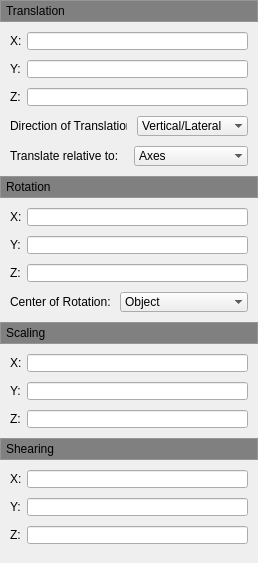
           <widget class="QWidget" name="scrollAreaWidgetContents_5">
            <property name="geometry">
             <rect>
              <x>0</x>
              <y>0</y>
              <width>258</width>
              <height>563</height>
             </rect>
            </property>
            <layout class="QVBoxLayout" name="verticalLayout_8">
             <property name="spacing">
              <number>0</number>
             </property>
             <property name="leftMargin">
              <number>0</number>
             </property>
             <property name="topMargin">
              <number>0</number>
             </property>
             <property name="rightMargin">
              <number>0</number>
             </property>
             <property name="bottomMargin">
              <number>0</number>
             </property>
             <item>
              <widget class="QFrame" name="verticalFrameTranslation">
               <property name="sizePolicy">
                <sizepolicy hsizetype="Preferred" vsizetype="Preferred">
                 <horstretch>0</horstretch>
                 <verstretch>0</verstretch>
                </sizepolicy>
               </property>
               <property name="styleSheet">
                <string notr="true">background-color:rgb(191,193,194)</string>
               </property>
               <property name="frameShape">
                <enum>QFrame::StyledPanel</enum>
               </property>
               <layout class="QVBoxLayout" name="verticalLayout_4">
                <property name="leftMargin">
                 <number>0</number>
                </property>
                <property name="topMargin">
                 <number>0</number>
                </property>
                <property name="rightMargin">
                 <number>0</number>
                </property>
                <property name="bottomMargin">
                 <number>0</number>
                </property>
                <item>
                 <widget class="QPushButton" name="m_pPushButtonTranslation">
                  <property name="enabled">
                   <bool>true</bool>
                  </property>
                  <property name="sizePolicy">
                   <sizepolicy hsizetype="Expanding" vsizetype="Fixed">
                    <horstretch>0</horstretch>
                    <verstretch>0</verstretch>
                   </sizepolicy>
                  </property>
                  <property name="minimumSize">
                   <size>
                    <width>0</width>
                    <height>20</height>
                   </size>
                  </property>
                  <property name="maximumSize">
                   <size>
                    <width>16777215</width>
                    <height>20</height>
                   </size>
                  </property>
                  <property name="cursor">
                   <cursorShape>ArrowCursor</cursorShape>
                  </property>
                  <property name="mouseTracking">
                   <bool>true</bool>
                  </property>
                  <property name="focusPolicy">
                   <enum>Qt::NoFocus</enum>
                  </property>
                  <property name="autoFillBackground">
                   <bool>false</bool>
                  </property>
                  <property name="styleSheet">
                   <string notr="true">QPushButton {
	background-color: gray;
	border: 0px;
	border-radius: 0px;
	text-align: left;
	padding-left: 5px;
}
</string>
                  </property>
                  <property name="text">
                   <string>Translation</string>
                  </property>
                  <property name="iconSize">
                   <size>
                    <width>10</width>
                    <height>10</height>
                   </size>
                  </property>
                  <property name="checkable">
                   <bool>true</bool>
                  </property>
                  <property name="checked">
                   <bool>true</bool>
                  </property>
                  <property name="flat">
                   <bool>true</bool>
                  </property>
                 </widget>
                </item>
               </layout>
              </widget>
             </item>
             <item>
              <widget class="QWidget" name="m_pTranslationWidget" native="true">
               <layout class="QFormLayout" name="formLayout_6">
                <property name="fieldGrowthPolicy">
                 <enum>QFormLayout::AllNonFixedFieldsGrow</enum>
                </property>
                <property name="horizontalSpacing">
                 <number>5</number>
                </property>
                <property name="verticalSpacing">
                 <number>10</number>
                </property>
                <property name="leftMargin">
                 <number>10</number>
                </property>
                <property name="topMargin">
                 <number>10</number>
                </property>
                <property name="rightMargin">
                 <number>10</number>
                </property>
                <property name="bottomMargin">
                 <number>10</number>
                </property>
                <item row="0" column="0">
                 <widget class="QLabel" name="label_27">
                  <property name="text">
                   <string>X:</string>
                  </property>
                 </widget>
                </item>
                <item row="0" column="1">
                 <widget class="QLineEdit" name="m_p_LineEdit_TranslateX">
                  <property name="maximumSize">
                   <size>
                    <width>1000</width>
                    <height>18</height>
                   </size>
                  </property>
                 </widget>
                </item>
                <item row="1" column="0">
                 <widget class="QLabel" name="label_28">
                  <property name="text">
                   <string>Y:</string>
                  </property>
                 </widget>
                </item>
                <item row="2" column="0">
                 <widget class="QLabel" name="label_29">
                  <property name="text">
                   <string>Z:</string>
                  </property>
                 </widget>
                </item>
                <item row="2" column="1">
                 <widget class="QLineEdit" name="m_p_LineEdit_TranslateZ">
                  <property name="maximumSize">
                   <size>
                    <width>1000</width>
                    <height>18</height>
                   </size>
                  </property>
                  <property name="inputMask">
                   <string/>
                  </property>
                  <property name="placeholderText">
                   <string/>
                  </property>
                  <property name="cursorMoveStyle">
                   <enum>Qt::LogicalMoveStyle</enum>
                  </property>
                 </widget>
                </item>
                <item row="3" column="0" colspan="2">
                 <layout class="QHBoxLayout" name="horizontalLayout_3">
                  <property name="spacing">
                   <number>10</number>
                  </property>
                  <property name="leftMargin">
                   <number>0</number>
                  </property>
                  <property name="rightMargin">
                   <number>0</number>
                  </property>
                  <property name="bottomMargin">
                   <number>0</number>
                  </property>
                  <item>
                   <widget class="QLabel" name="label_2">
                    <property name="sizePolicy">
                     <sizepolicy hsizetype="Fixed" vsizetype="Expanding">
                      <horstretch>0</horstretch>
                      <verstretch>0</verstretch>
                     </sizepolicy>
                    </property>
                    <property name="maximumSize">
                     <size>
                      <width>117</width>
                      <height>21</height>
                     </size>
                    </property>
                    <property name="text">
                     <string>Direction of Translation:</string>
                    </property>
                    <property name="buddy">
                     <cstring>m_pTranslationWidget</cstring>
                    </property>
                   </widget>
                  </item>
                  <item>
                   <widget class="QComboBox" name="m_p_ComboBox_DirectionOfTranslation">
                    <property name="frame">
                     <bool>false</bool>
                    </property>
                    <item>
                     <property name="text">
                      <string>Vertical/Lateral</string>
                     </property>
                    </item>
                    <item>
                     <property name="text">
                      <string>Vertical</string>
                     </property>
                    </item>
                    <item>
                     <property name="text">
                      <string>Lateral</string>
                     </property>
                    </item>
                    <item>
                     <property name="text">
                      <string>Longitudinal</string>
                     </property>
                    </item>
                   </widget>
                  </item>
                 </layout>
                </item>
                <item row="4" column="0" colspan="2">
                 <layout class="QHBoxLayout" name="horizontalLayout_13">
                  <property name="spacing">
                   <number>10</number>
                  </property>
                  <property name="leftMargin">
                   <number>0</number>
                  </property>
                  <property name="rightMargin">
                   <number>0</number>
                  </property>
                  <property name="bottomMargin">
                   <number>0</number>
                  </property>
                  <item>
                   <widget class="QLabel" name="label_5">
                    <property name="sizePolicy">
                     <sizepolicy hsizetype="Fixed" vsizetype="Expanding">
                      <horstretch>0</horstretch>
                      <verstretch>0</verstretch>
                     </sizepolicy>
                    </property>
                    <property name="maximumSize">
                     <size>
                      <width>117</width>
                      <height>21</height>
                     </size>
                    </property>
                    <property name="text">
                     <string>Translate relative to:</string>
                    </property>
                    <property name="buddy">
                     <cstring>m_pTranslationWidget</cstring>
                    </property>
                   </widget>
                  </item>
                  <item>
                   <widget class="QComboBox" name="m_p_ComboBox_TranslateRelativeTo">
                    <property name="frame">
                     <bool>false</bool>
                    </property>
                    <item>
                     <property name="text">
                      <string>Axes</string>
                     </property>
                    </item>
                    <item>
                     <property name="text">
                      <string>Display</string>
                     </property>
                    </item>
                   </widget>
                  </item>
                 </layout>
                </item>
                <item row="1" column="1">
                 <widget class="QLineEdit" name="m_p_LineEdit_TranslateY">
                  <property name="maximumSize">
                   <size>
                    <width>1000</width>
                    <height>18</height>
                   </size>
                  </property>
                 </widget>
                </item>
               </layout>
              </widget>
             </item>
             <item>
              <widget class="QFrame" name="verticalFrameRotation">
               <property name="styleSheet">
                <string notr="true">background-color:rgb(191,193,194)</string>
               </property>
               <property name="frameShape">
                <enum>QFrame::StyledPanel</enum>
               </property>
               <layout class="QVBoxLayout" name="verticalLayout_5">
                <property name="leftMargin">
                 <number>0</number>
                </property>
                <property name="topMargin">
                 <number>0</number>
                </property>
                <property name="rightMargin">
                 <number>0</number>
                </property>
                <property name="bottomMargin">
                 <number>0</number>
                </property>
                <item>
                 <widget class="QPushButton" name="m_pPushButtonRotation">
                  <property name="enabled">
                   <bool>true</bool>
                  </property>
                  <property name="sizePolicy">
                   <sizepolicy hsizetype="Expanding" vsizetype="Fixed">
                    <horstretch>0</horstretch>
                    <verstretch>0</verstretch>
                   </sizepolicy>
                  </property>
                  <property name="minimumSize">
                   <size>
                    <width>0</width>
                    <height>20</height>
                   </size>
                  </property>
                  <property name="maximumSize">
                   <size>
                    <width>16777215</width>
                    <height>20</height>
                   </size>
                  </property>
                  <property name="focusPolicy">
                   <enum>Qt::NoFocus</enum>
                  </property>
                  <property name="autoFillBackground">
                   <bool>false</bool>
                  </property>
                  <property name="styleSheet">
                   <string notr="true">QPushButton {
    background-color:gray;
	border: 0px;
	border-radius: 0px;
	text-align: left;
	padding-left: 5px;
}
</string>
                  </property>
                  <property name="text">
                   <string>Rotation</string>
                  </property>
                  <property name="iconSize">
                   <size>
                    <width>10</width>
                    <height>10</height>
                   </size>
                  </property>
                  <property name="checkable">
                   <bool>true</bool>
                  </property>
                  <property name="checked">
                   <bool>true</bool>
                  </property>
                  <property name="flat">
                   <bool>true</bool>
                  </property>
                 </widget>
                </item>
               </layout>
              </widget>
             </item>
             <item>
              <widget class="QWidget" name="m_pRotationWidget" native="true">
               <layout class="QFormLayout" name="formLayout_7">
                <property name="fieldGrowthPolicy">
                 <enum>QFormLayout::AllNonFixedFieldsGrow</enum>
                </property>
                <property name="horizontalSpacing">
                 <number>5</number>
                </property>
                <property name="verticalSpacing">
                 <number>10</number>
                </property>
                <property name="leftMargin">
                 <number>10</number>
                </property>
                <property name="topMargin">
                 <number>10</number>
                </property>
                <property name="rightMargin">
                 <number>10</number>
                </property>
                <property name="bottomMargin">
                 <number>10</number>
                </property>
                <item row="0" column="0">
                 <widget class="QLabel" name="label_43">
                  <property name="text">
                   <string>X:</string>
                  </property>
                 </widget>
                </item>
                <item row="0" column="1">
                 <widget class="QLineEdit" name="m_p_LineEdit_RotationX">
                  <property name="maximumSize">
                   <size>
                    <width>1000</width>
                    <height>18</height>
                   </size>
                  </property>
                 </widget>
                </item>
                <item row="1" column="0">
                 <widget class="QLabel" name="label_46">
                  <property name="text">
                   <string>Y:</string>
                  </property>
                 </widget>
                </item>
                <item row="1" column="1">
                 <widget class="QLineEdit" name="m_p_LineEdit_RotationY">
                  <property name="maximumSize">
                   <size>
                    <width>1000</width>
                    <height>18</height>
                   </size>
                  </property>
                 </widget>
                </item>
                <item row="2" column="0">
                 <widget class="QLabel" name="label_47">
                  <property name="text">
                   <string>Z:</string>
                  </property>
                 </widget>
                </item>
                <item row="2" column="1">
                 <widget class="QLineEdit" name="m_p_LineEdit_RotationZ">
                  <property name="maximumSize">
                   <size>
                    <width>1000</width>
                    <height>18</height>
                   </size>
                  </property>
                  <property name="inputMask">
                   <string/>
                  </property>
                  <property name="placeholderText">
                   <string/>
                  </property>
                  <property name="cursorMoveStyle">
                   <enum>Qt::LogicalMoveStyle</enum>
                  </property>
                 </widget>
                </item>
                <item row="3" column="0" colspan="2">
                 <layout class="QHBoxLayout" name="horizontalLayout_2">
                  <property name="spacing">
                   <number>10</number>
                  </property>
                  <property name="leftMargin">
                   <number>0</number>
                  </property>
                  <property name="rightMargin">
                   <number>0</number>
                  </property>
                  <property name="bottomMargin">
                   <number>0</number>
                  </property>
                  <item>
                   <widget class="QLabel" name="label">
                    <property name="sizePolicy">
                     <sizepolicy hsizetype="Fixed" vsizetype="Expanding">
                      <horstretch>0</horstretch>
                      <verstretch>0</verstretch>
                     </sizepolicy>
                    </property>
                    <property name="maximumSize">
                     <size>
                      <width>100</width>
                      <height>21</height>
                     </size>
                    </property>
                    <property name="text">
                     <string>Center of Rotation:</string>
                    </property>
                   </widget>
                  </item>
                  <item>
                   <widget class="QComboBox" name="comboBox_4">
                    <property name="frame">
                     <bool>false</bool>
                    </property>
                    <item>
                     <property name="text">
                      <string>Object</string>
                     </property>
                    </item>
                    <item>
                     <property name="text">
                      <string>Scene</string>
                     </property>
                    </item>
                   </widget>
                  </item>
                 </layout>
                </item>
               </layout>
              </widget>
             </item>
             <item>
              <widget class="QFrame" name="verticalFrameScaling">
               <property name="styleSheet">
                <string notr="true">background-color:rgb(191,193,194)</string>
               </property>
               <property name="frameShape">
                <enum>QFrame::StyledPanel</enum>
               </property>
               <layout class="QVBoxLayout" name="verticalLayout_10">
                <property name="leftMargin">
                 <number>0</number>
                </property>
                <property name="topMargin">
                 <number>0</number>
                </property>
                <property name="rightMargin">
                 <number>0</number>
                </property>
                <property name="bottomMargin">
                 <number>0</number>
                </property>
                <item>
                 <widget class="QPushButton" name="m_pPushButtonScaling">
                  <property name="enabled">
                   <bool>true</bool>
                  </property>
                  <property name="sizePolicy">
                   <sizepolicy hsizetype="Expanding" vsizetype="Fixed">
                    <horstretch>0</horstretch>
                    <verstretch>0</verstretch>
                   </sizepolicy>
                  </property>
                  <property name="minimumSize">
                   <size>
                    <width>0</width>
                    <height>20</height>
                   </size>
                  </property>
                  <property name="maximumSize">
                   <size>
                    <width>16777215</width>
                    <height>20</height>
                   </size>
                  </property>
                  <property name="focusPolicy">
                   <enum>Qt::NoFocus</enum>
                  </property>
                  <property name="autoFillBackground">
                   <bool>false</bool>
                  </property>
                  <property name="styleSheet">
                   <string notr="true">QPushButton {
    background-color: gray;
	border: 0px;
	border-radius: 0px;
	text-align: left;
	padding-left: 5px;
}
</string>
                  </property>
                  <property name="text">
                   <string>Scaling</string>
                  </property>
                  <property name="iconSize">
                   <size>
                    <width>10</width>
                    <height>10</height>
                   </size>
                  </property>
                  <property name="checkable">
                   <bool>true</bool>
                  </property>
                  <property name="checked">
                   <bool>true</bool>
                  </property>
                  <property name="autoExclusive">
                   <bool>true</bool>
                  </property>
                  <property name="flat">
                   <bool>true</bool>
                  </property>
                 </widget>
                </item>
               </layout>
              </widget>
             </item>
             <item>
              <widget class="QWidget" name="m_pScalingWidget" native="true">
               <layout class="QFormLayout" name="formLayout_11">
                <property name="fieldGrowthPolicy">
                 <enum>QFormLayout::AllNonFixedFieldsGrow</enum>
                </property>
                <property name="horizontalSpacing">
                 <number>5</number>
                </property>
                <property name="verticalSpacing">
                 <number>10</number>
                </property>
                <property name="leftMargin">
                 <number>10</number>
                </property>
                <property name="topMargin">
                 <number>10</number>
                </property>
                <property name="rightMargin">
                 <number>10</number>
                </property>
                <property name="bottomMargin">
                 <number>10</number>
                </property>
                <item row="0" column="0">
                 <widget class="QLabel" name="label_49">
                  <property name="text">
                   <string>X:</string>
                  </property>
                 </widget>
                </item>
                <item row="0" column="1">
                 <widget class="QLineEdit" name="m_p_LineEdit_ScalingX">
                  <property name="maximumSize">
                   <size>
                    <width>1000</width>
                    <height>18</height>
                   </size>
                  </property>
                 </widget>
                </item>
                <item row="1" column="0">
                 <widget class="QLabel" name="label_50">
                  <property name="text">
                   <string>Y:</string>
                  </property>
                 </widget>
                </item>
                <item row="1" column="1">
                 <widget class="QLineEdit" name="m_p_LineEdit_ScalingY">
                  <property name="sizePolicy">
                   <sizepolicy hsizetype="Expanding" vsizetype="Fixed">
                    <horstretch>0</horstretch>
                    <verstretch>0</verstretch>
                   </sizepolicy>
                  </property>
                  <property name="maximumSize">
                   <size>
                    <width>1000</width>
                    <height>18</height>
                   </size>
                  </property>
                 </widget>
                </item>
                <item row="2" column="0">
                 <widget class="QLabel" name="label_51">
                  <property name="text">
                   <string>Z:</string>
                  </property>
                 </widget>
                </item>
                <item row="2" column="1">
                 <widget class="QLineEdit" name="m_p_LineEdit_ScalingZ">
                  <property name="maximumSize">
                   <size>
                    <width>1000</width>
                    <height>18</height>
                   </size>
                  </property>
                  <property name="inputMask">
                   <string/>
                  </property>
                  <property name="placeholderText">
                   <string/>
                  </property>
                  <property name="cursorMoveStyle">
                   <enum>Qt::LogicalMoveStyle</enum>
                  </property>
                 </widget>
                </item>
               </layout>
              </widget>
             </item>
             <item>
              <widget class="QFrame" name="verticalFrameShearing">
               <property name="styleSheet">
                <string notr="true">background-color:rgb(191,193,194)</string>
               </property>
               <property name="frameShape">
                <enum>QFrame::StyledPanel</enum>
               </property>
               <layout class="QVBoxLayout" name="verticalLayout_12">
                <property name="leftMargin">
                 <number>0</number>
                </property>
                <property name="topMargin">
                 <number>0</number>
                </property>
                <property name="rightMargin">
                 <number>0</number>
                </property>
                <property name="bottomMargin">
                 <number>0</number>
                </property>
                <item>
                 <widget class="QPushButton" name="m_pPushButtonShearing">
                  <property name="enabled">
                   <bool>true</bool>
                  </property>
                  <property name="sizePolicy">
                   <sizepolicy hsizetype="Expanding" vsizetype="Fixed">
                    <horstretch>0</horstretch>
                    <verstretch>0</verstretch>
                   </sizepolicy>
                  </property>
                  <property name="minimumSize">
                   <size>
                    <width>0</width>
                    <height>20</height>
                   </size>
                  </property>
                  <property name="maximumSize">
                   <size>
                    <width>16777215</width>
                    <height>20</height>
                   </size>
                  </property>
                  <property name="focusPolicy">
                   <enum>Qt::NoFocus</enum>
                  </property>
                  <property name="autoFillBackground">
                   <bool>false</bool>
                  </property>
                  <property name="styleSheet">
                   <string notr="true">QPushButton {
	border: 0px;
	border-radius: 0px;
	background-color:gray;
	text-align: left;
	padding-left: 5px;
}
</string>
                  </property>
                  <property name="text">
                   <string>Shearing</string>
                  </property>
                  <property name="iconSize">
                   <size>
                    <width>10</width>
                    <height>10</height>
                   </size>
                  </property>
                  <property name="checkable">
                   <bool>true</bool>
                  </property>
                  <property name="checked">
                   <bool>true</bool>
                  </property>
                  <property name="autoExclusive">
                   <bool>true</bool>
                  </property>
                 </widget>
                </item>
               </layout>
              </widget>
             </item>
             <item>
              <widget class="QWidget" name="m_pShearingWidget" native="true">
               <layout class="QFormLayout" name="formLayout_8">
                <property name="fieldGrowthPolicy">
                 <enum>QFormLayout::AllNonFixedFieldsGrow</enum>
                </property>
                <property name="horizontalSpacing">
                 <number>5</number>
                </property>
                <property name="verticalSpacing">
                 <number>10</number>
                </property>
                <property name="leftMargin">
                 <number>10</number>
                </property>
                <property name="topMargin">
                 <number>10</number>
                </property>
                <property name="rightMargin">
                 <number>10</number>
                </property>
                <property name="bottomMargin">
                 <number>10</number>
                </property>
                <item row="0" column="0">
                 <widget class="QLabel" name="label_33">
                  <property name="text">
                   <string>X:</string>
                  </property>
                 </widget>
                </item>
                <item row="0" column="1">
                 <widget class="QLineEdit" name="m_p_LineEdit_ShearingX">
                  <property name="maximumSize">
                   <size>
                    <width>1000</width>
                    <height>18</height>
                   </size>
                  </property>
                 </widget>
                </item>
                <item row="1" column="0">
                 <widget class="QLabel" name="label_34">
                  <property name="text">
                   <string>Y:</string>
                  </property>
                 </widget>
                </item>
                <item row="1" column="1">
                 <widget class="QLineEdit" name="m_p_LineEdit_ShearingY">
                  <property name="sizePolicy">
                   <sizepolicy hsizetype="Expanding" vsizetype="Fixed">
                    <horstretch>0</horstretch>
                    <verstretch>0</verstretch>
                   </sizepolicy>
                  </property>
                  <property name="maximumSize">
                   <size>
                    <width>1000</width>
                    <height>18</height>
                   </size>
                  </property>
                 </widget>
                </item>
                <item row="2" column="0">
                 <widget class="QLabel" name="label_35">
                  <property name="text">
                   <string>Z:</string>
                  </property>
                 </widget>
                </item>
                <item row="2" column="1">
                 <widget class="QLineEdit" name="m_p_LineEdit_ShearingZ">
                  <property name="maximumSize">
                   <size>
                    <width>1000</width>
                    <height>18</height>
                   </size>
                  </property>
                  <property name="inputMask">
                   <string/>
                  </property>
                  <property name="placeholderText">
                   <string/>
                  </property>
                  <property name="cursorMoveStyle">
                   <enum>Qt::LogicalMoveStyle</enum>
                  </property>
                 </widget>
                </item>
               </layout>
              </widget>
             </item>
             <item>
              <spacer name="verticalSpacer_3">
               <property name="orientation">
                <enum>Qt::Vertical</enum>
               </property>
               <property name="sizeHint" stdset="0">
                <size>
                 <width>20</width>
                 <height>40</height>
                </size>
               </property>
              </spacer>
             </item>
            </layout>
           </widget>
